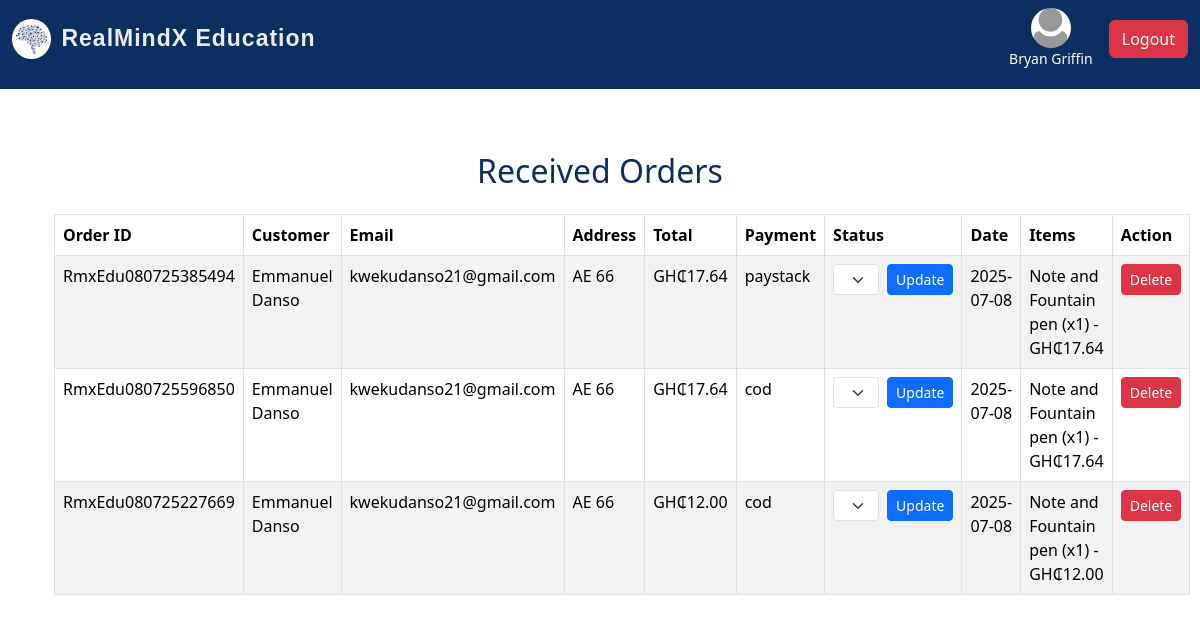
The app's page /admin/received-orders (signed in), older data.
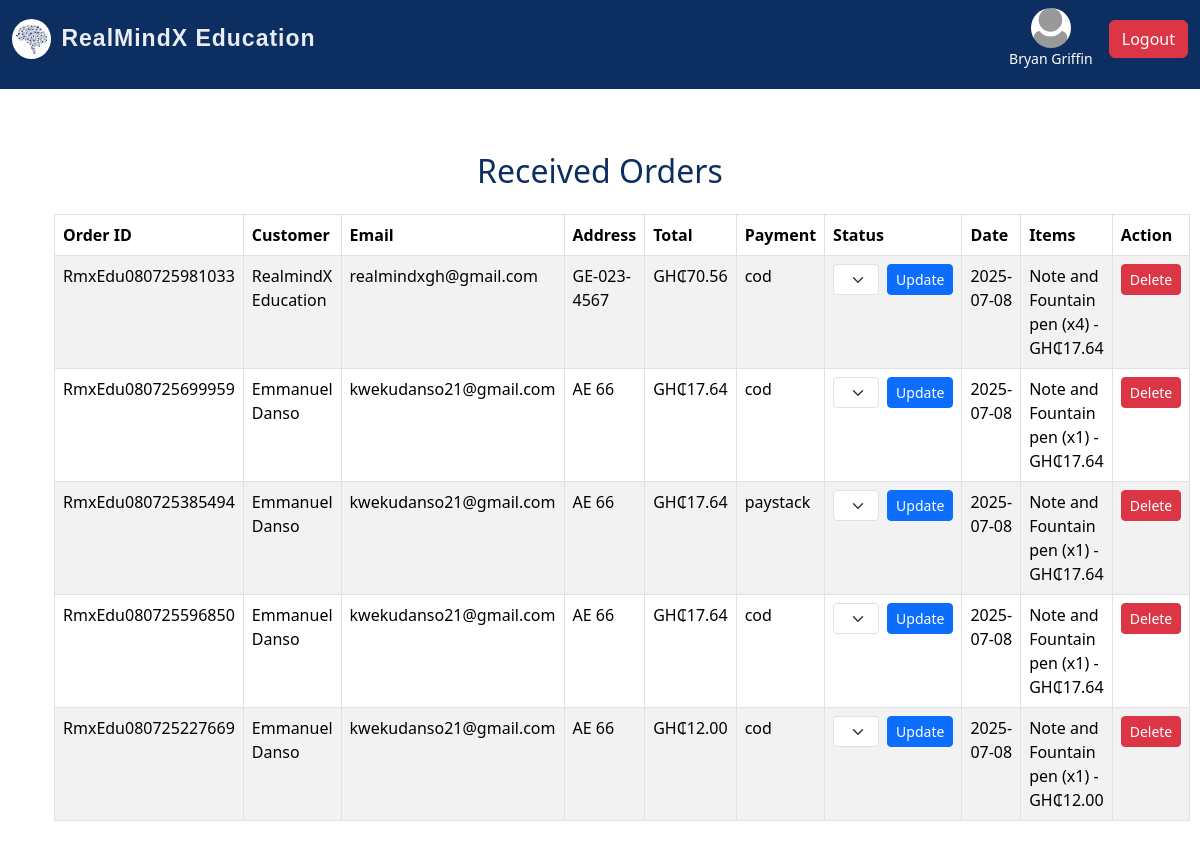
The same page, newer data.
### realmind/models/admin.py (models this page shows, shortened)
class Admin(UserMixin, db.Model):
    id = db.Column(db.Integer, primary_key=True)
    username = db.Column(db.String(150), unique=True, nullable=False)
    email = db.Column(db.String(150), unique=True, nullable=False)
    password = db.Column(db.String(150), nullable=False)
    profile_pic = db.Column(db.String(200), nullable=True)
    job_posts = db.relationship('JobPost', backref='admin', lazy=True)
    news_posts = db.relationship('News', backref='admin', lazy=True)
    @property
    def is_admin(self):
        return True

### realmind/models/recieve_orders.py (models this page shows)
class ReceivedOrder(db.Model):
    id = db.Column(db.Integer, primary_key=True)
    original_order_id = db.Column(db.String(50))
    user_id = db.Column(db.Integer)
    full_name = db.Column(db.String(120))
    email = db.Column(db.String(120))
    address = db.Column(db.String(255))
    total_amount = db.Column(db.Float)
    payment_method = db.Column(db.String(50))
    timestamp = db.Column(db.DateTime, default=db.func.current_timestamp())
    date_received = db.Column(db.DateTime, default=datetime.utcnow)
    items = db.relationship('ReceivedOrderItem', backref='order', cascade="all, delete-orphan")

class ReceivedOrderItem(db.Model):
    id = db.Column(db.Integer, primary_key=True)
    order_id = db.Column(db.Integer, db.ForeignKey('received_order.id'))
    product_id = db.Column(db.Integer)
    product_name = db.Column(db.String(120))
    quantity = db.Column(db.Integer)
    price = db.Column(db.Float)

### realmind/routes/admin_routes.py (the view)
@admin_bp.route('/admin/received-orders')
@login_required
def received_orders():
    if not current_user.is_admin:
        abort(403)
    orders = ReceivedOrder.query.order_by(ReceivedOrder.date_received.desc()).all()
    return render_template('admin/received_orders.html', orders=orders)

### realmind/templates/admin/received_orders.html (shortened to what this page needs)
{% extends "index.html" %}
{% block content %}
<div class="container my-5">
  <h2 class="text-center mb-4">Received Orders</h2>
  {% if orders %}
    <table class="table table-bordered table-striped">
      <thead>
        <tr>
          <th>Order ID</th>
          <th>Customer</th>
          <th>Email</th>
          <th>Address</th>
          <th>Total</th>
          <th>Payment</th>
          <th>Status</th>
          <th>Date</th>
          <th>Items</th>
          <th>Action</th>
        </tr>
      </thead>
      <tbody>
        {% for order in orders %}
        <tr id="order-row-{{ order.id }}">
          <td>{{ order.original_order_id }}</td>
          <td>{{ order.full_name }}</td>
          <td>{{ order.email }}</td>
          <td>{{ order.address }}</td>
          <td>GH₵{{ '%.2f' % order.total_amount }}</td>
          <td>{{ order.payment_method }}</td>
          <td>
            {% if order.status == 'Delivered' %}
              <span class="badge bg-success">Delivered</span>
            {% else %}
              <form class="status-update-form" data-order-id="{{ order.id }}">
                <div class="d-flex align-items-center">
                  <select name="status" class="form-select form-select-sm me-2">
                    <option value="Received" {% if order.status == 'Received' %}selected{% endif %}>Received</option>
                  </select>
                  <button type="submit" class="btn btn-sm btn-primary">Update</button>
                </div>
              </form>
            {% endif %}
          </td>
          <td>{{ order.date_received.strftime('%Y-%m-%d') }}</td>
          <td>
            <ul class="list-unstyled mb-0">
              {% for item in order.items %}
              <li>{{ item.product_name }} (x{{ item.quantity }}) - GH₵{{ '%.2f' % item.price }}</li>
              {% endfor %}
            </ul>
          </td>
          <td>
            <button class="btn btn-sm btn-danger" data-bs-toggle="modal" data-bs-target="#deleteModal{{ order.id }}">Delete</button>
          </td>
        </tr>
        {% endfor %}
      </tbody>
    </table>
  {% else %}
    <p class="text-muted">No received orders found.</p>
  {% endif %}
</div>
<div class="position-fixed bottom-0 end-0 p-3" style="z-index: 11">
</div>
{% endblock %}

### realmind/templates/index.html (shortened to what this page needs)
<!DOCTYPE html>
<html lang="en">
<head>
  <link rel="stylesheet" href="https://cdn.jsdelivr.net/npm/bootstrap@5.3.3/dist/css/bootstrap.min.css">
  <link rel="stylesheet" href="https://cdnjs.cloudflare.com/ajax/libs/font-awesome/6.6.0/css/all.min.css">
  <link rel="stylesheet" href="{{ url_for('static', filename='main.css') }}">
</head>
<body>
<nav class="navbar navbar-expand-lg navbar-dark bg-steel fixed-top">
  <div class="container-fluid">
<a class="navbar-brand d-flex align-items-center"
   href="{% if current_user.is_authenticated %}
            {% if current_user.is_admin %}
              {{ url_for('admin.admin_dashboard') }}
            {% else %}
              {{ url_for('user.users_dashboard') }}
            {% endif %}
         {% else %}
            {{ url_for('main.home') }}
         {% endif %}">
  <img src="{{ url_for('static', filename='images/brain.jpg') }}" alt="Logo" style="height: 40px; border-radius: 50%; margin-right: 10px;">
  RealMindX Education
</a>
    <div class="collapse navbar-collapse justify-content-end" id="navbarNav">
      <ul class="navbar-nav">
        {% if current_user.is_authenticated %}
        <li class="nav-item d-flex align-items-center ms-2">
          <div class="d-flex flex-column align-items-center text-white me-3">
            {% if current_user.profile_pic %}
              <img src="{{ url_for('static', filename='uploads/' ~ current_user.profile_pic) }}"
                   alt="Profile"
                   style="width: 40px; height: 40px; border-radius: 50%; object-fit: cover;">
            {% else %}
              <img src="{{ url_for('static', filename='images/default-profile.webp') }}"
                   alt="Default Profile"
                   style="width: 40px; height: 40px; border-radius: 50%; object-fit: cover;">
            {% endif %}
            <small>{{ current_user.username }}</small>
          </div>
          <a class="btn btn-danger" href="{{ url_for('auth.logout') }}">Logout</a>
        </li>
        {% endif %}
      </ul>
    </div>
  </div>
</nav>
<main class="container mt-5 pt-4">
  {% block content %}{% endblock %}
</main>
</body>
</html>

### realmind/static/main.css (style rules this page uses)
html,body { position: relative; color: #0f0505; display: flex; flex-direction: column; margin: 0; margin-top: 1.0rem; }
.container { flex: 1; }
.navbar { margin-bottom: 0; padding-bottom: 20px; }
.navbar-brand { text-decoration: none; font-family: "Poppins", sans-serif; font-size: 23px; font-weight: bold; color:rgb(233, 236, 243); letter-spacing: 1px; }
.bg-steel { background-color: #0C2E60; }
.navbar-nav a { font-size: 16px; font-weight: 400; display: flex; align-items: center; gap: 5px; color: #ffffff; }
h1, h2, h3, h4 { color: #0C2E60; }
label, button { font-size: 20px; }

Row changes from the older to the newer data that the page shows:
added ReceivedOrder: original_order_id "RmxEdu080725981033", full_name "RealmindX Education", email "realmindxgh@gmail.com", address "GE-023-4567", total_amount "70.56", payment_method "cod", date_received "2025-07-08"
added ReceivedOrderItem: product_name "Note and Fountain pen", quantity "4", price "17.64", shown under "RmxEdu080725981033"
added ReceivedOrder: original_order_id "RmxEdu080725699959", full_name "Emmanuel Danso", email "kwekudanso21@gmail.com", address "AE 66", total_amount "17.64", payment_method "cod", date_received "2025-07-08"
added ReceivedOrderItem: product_name "Note and Fountain pen", quantity "1", price "17.64", shown under "RmxEdu080725699959"
